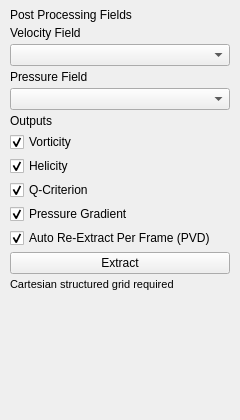
<?xml version="1.0" encoding="UTF-8"?>
<ui version="4.0">
 <class>PostprocPage</class>
 <widget class="QWidget" name="PostprocPage">
  <property name="geometry">
   <rect>
    <x>0</x>
    <y>0</y>
    <width>240</width>
    <height>420</height>
   </rect>
  </property>
  <layout class="QVBoxLayout" name="verticalLayout">
   <property name="spacing"><number>4</number></property>
   <property name="leftMargin"><number>10</number></property>
   <property name="topMargin"><number>8</number></property>
   <property name="rightMargin"><number>10</number></property>
   <property name="bottomMargin"><number>8</number></property>
   <item>
     <widget class="QLabel" name="titleHeader">
      <property name="text"><string>Post Processing Fields</string></property>
     </widget>
    </item>
    <item>
     <widget class="QWidget" name="optionsGroup" native="true">
      <layout class="QVBoxLayout" name="optionsLayout">
       <property name="spacing"><number>4</number></property>
       <property name="leftMargin"><number>0</number></property>
       <property name="topMargin"><number>0</number></property>
       <property name="rightMargin"><number>0</number></property>
       <property name="bottomMargin"><number>0</number></property>
       <item>
        <widget class="QLabel" name="velocityHeader"><property name="text"><string>Velocity Field</string></property></widget>
       </item>
       <item><widget class="QComboBox" name="velocityCombo"/></item>
       <item>
        <widget class="QLabel" name="pressureHeader"><property name="text"><string>Pressure Field</string></property></widget>
       </item>
       <item><widget class="QComboBox" name="pressureCombo"/></item>
       <item>
        <widget class="QLabel" name="outputsHeader"><property name="text"><string>Outputs</string></property></widget>
       </item>
       <item><widget class="QCheckBox" name="vorticityCb"><property name="text"><string>Vorticity</string></property><property name="checked"><bool>true</bool></property></widget></item>
       <item><widget class="QCheckBox" name="helicityCb"><property name="text"><string>Helicity</string></property><property name="checked"><bool>true</bool></property></widget></item>
       <item><widget class="QCheckBox" name="qCb"><property name="text"><string>Q-Criterion</string></property><property name="checked"><bool>true</bool></property></widget></item>
       <item><widget class="QCheckBox" name="gradPCb"><property name="text"><string>Pressure Gradient</string></property><property name="checked"><bool>true</bool></property></widget></item>
       <item><widget class="QCheckBox" name="autoCb"><property name="text"><string>Auto Re-Extract Per Frame (PVD)</string></property><property name="checked"><bool>true</bool></property></widget></item>
       <item><widget class="QPushButton" name="extractBtn"><property name="text"><string>Extract</string></property></widget></item>
       <item><widget class="QLabel" name="statusLabel"><property name="text"><string>Cartesian structured grid required</string></property><property name="wordWrap"><bool>true</bool></property><property name="styleSheet"><string notr="true">color: palette(placeholderText); font-size: 11px;</string></property></widget></item>
      </layout>
     </widget>
    </item>
   <item>
    <spacer name="bottomSpacer">
     <property name="orientation"><enum>Qt::Orientation::Vertical</enum></property>
     <property name="sizeHint" stdset="0"><size><width>20</width><height>20</height></size></property>
    </spacer>
   </item>
  </layout>
 </widget>
 <resources/>
 <connections/>
</ui>
